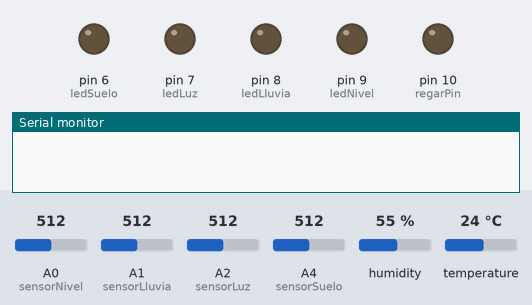
Bench run of a sketch on a simulated Arduino Uno, built with avr-gcc and run on an emulated ATmega328P. Shown: output pins drawn as LEDs (lit = HIGH), the last lines printed to the serial monitor. The test bench sets the inputs (shaded band); at power-on: A0 (sensorNivel) = 512, A1 (sensorLluvia) = 512, A2 (sensorLuz) = 512, A4 (sensorSuelo) = 512, humidity 55 %, temperature 24 °C.

Above: at 0.1 s.
At 4.1 s:
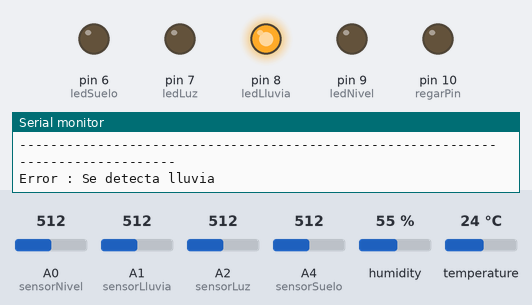
Timing chart, 0 to 5.6 s (numbered marks = the images above):
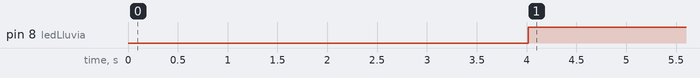

The sketch:

huertadomotica.ino
```cpp
#include <DHT11.h>

// -------------------------------------------------------------------------------
// Distribución de Pines Analógicos en los sensores
// -------------------------------------------------------------------------------
int sensorNivel = A0, sensorLluvia = A1, sensorLuz = A2, sensordht11 = A3, sensorSuelo = A4;
DHT11 dht11(sensordht11);

// -------------------------------------------------------------------------------
// Variables iniciales de los sensores
// -------------------------------------------------------------------------------
int error , nivelValor, lluviaValor, luzValor, luz, sueloValor;
float tempValor, humeValor;

// -------------------------------------------------------------------------------
// Distribución de Pines Digitales en los actuadores
// -------------------------------------------------------------------------------
int regarPin = 10, ledNivel = 9, ledLluvia = 8, ledLuz = 7, ledSuelo = 6;

void setup() {
  Serial.begin(9600);
  pinMode(regarPin, OUTPUT);
  pinMode(ledNivel, OUTPUT);
  pinMode(ledLluvia, OUTPUT);
  pinMode(ledLuz, OUTPUT);
  pinMode(ledSuelo, OUTPUT);
}

void loop() {
  nivelValor = analogRead(sensorNivel);
  lluviaValor = analogRead(sensorLluvia);
  luzValor = analogRead(sensorLuz);
  error = dht11.read(tempValor, humeValor);
  sueloValor = analogRead(sensorSuelo);
  delay(3000);
  Serial.println("--------------------------------------------------------------------------------");
  Serial.println("          IMPRESION DE LAS CONDICIONES AMBIENTALES         ");
  Serial.println("--------------------------------------------------------------------------------");
  if(error == 0) { // Si devuelve 0 ha leído bien.
       Serial.print("Humedad: ");
       Serial.print(humeValor);
       Serial.println("\n");
       Serial.print("Temperatura: ");
       Serial.print(tempValor);
       Serial.println(" *C ");
       Serial.println("\n");
  } else {
       Serial.println();
       Serial.print("Error Num :");
       Serial.print(error);
       Serial.println();
  }
  luz = (100.0 * luzValor) / 1024;
       Serial.print("Luz: ");
       Serial.print(luz);
       Serial.println(" L");
  Serial.println("--------------------------------------------------------------------------------");
  Serial.println("           IMPRESION DE LAS CONDICIONES DEL DISPOSITIVO          ");
  Serial.println("--------------------------------------------------------------------------------");
       Serial.print("Nivel de Agua: ");
       Serial.println(nivelValor);
       Serial.println("\n");
       Serial.print("Lluvia: ");
       Serial.println(lluviaValor);
       Serial.println("\n");
       Serial.print("Humedad del suelo: ");
       Serial.println(sueloValor);
       Serial.println("---------------------------------------------------------------------------------");
       Serial.println("---------------------------------------------------------------------------------");
       Serial.println("---------------------------------------------------------------------------------");
       Serial.println("---------------------------------------------------------------------------------");
       Serial.println("---------------------------------------------------------------------------------");
  // -------------------------------------------------------------------------------
  // Evaluación de riego
  // -------------------------------------------------------------------------------
  if(nivelValor == 0) {
       Serial.println();
       Serial.print("Error : ");
       Serial.print(" Se detecta falta agua en el tanque ");
       Serial.println();
       digitalWrite(ledNivel, HIGH);
       digitalWrite(regarPin, LOW);
  } else if(lluviaValor > 10) {
       Serial.println();
       Serial.print("Error :");
       Serial.print(" Se detecta lluvia ");
       Serial.println();
       digitalWrite(ledLluvia, HIGH);
       digitalWrite(regarPin, LOW);
  } else if((tempValor <= 4)&&(luzValor < 50)) {
       Serial.println();
       Serial.print("Error :");
       Serial.print(" Se detecta riesgo de congelamiento ");
       Serial.println();
       digitalWrite(ledLuz, HIGH);
       digitalWrite(regarPin, LOW);
   } else if((tempValor >= 40)&&(luzValor > 50)) {
       Serial.println();
       Serial.print("Error :");
       Serial.print(" Se detecta riesgo de quemado ");
       Serial.println();
       digitalWrite(ledLuz, HIGH);
       digitalWrite(regarPin, LOW);
   } else if(sueloValor <= 100) {
       Serial.println();
       Serial.print("Error :");
       Serial.print(" Se detecta humedad suficiente ");
       Serial.println();
       digitalWrite(ledSuelo, HIGH);
       digitalWrite(regarPin, LOW);
   } else{
       Serial.println("ES CONVENIENTE REGAR");
       Serial.println("================================================================================");
       digitalWrite(ledNivel, LOW);
       digitalWrite(ledLluvia, LOW);
       digitalWrite(ledLuz, LOW);
       digitalWrite(ledSuelo, LOW);
       digitalWrite(regarPin, HIGH);
   }
}
```

Measured:
- by itself, pin 8 (ledLluvia): LOW → HIGH at 4.0 s
